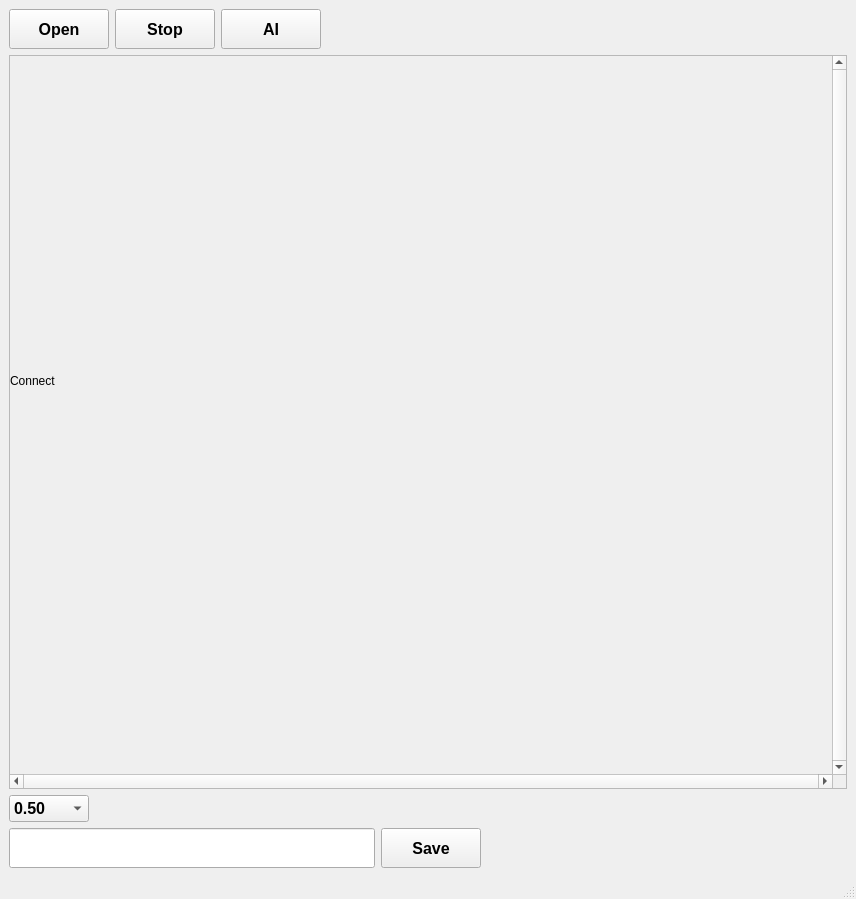
<?xml version="1.0" encoding="UTF-8"?>
<ui version="4.0">
 <class>MainWindow</class>
 <widget class="QMainWindow" name="MainWindow">
  <property name="geometry">
   <rect>
    <x>0</x>
    <y>0</y>
    <width>856</width>
    <height>899</height>
   </rect>
  </property>
  <property name="windowTitle">
   <string>PR Open Measure</string>
  </property>
  <widget class="QWidget" name="centralwidget">
   <layout class="QVBoxLayout" name="verticalLayout_2">
    <item>
     <layout class="QVBoxLayout" name="mainBox">
      <property name="bottomMargin">
       <number>0</number>
      </property>
      <item>
       <layout class="QHBoxLayout" name="topBox">
        <item>
         <widget class="QPushButton" name="btnCamOpen">
          <property name="minimumSize">
           <size>
            <width>100</width>
            <height>40</height>
           </size>
          </property>
          <property name="font">
           <font>
            <family>Arial</family>
            <pointsize>12</pointsize>
            <weight>75</weight>
            <bold>true</bold>
           </font>
          </property>
          <property name="text">
           <string>Open</string>
          </property>
         </widget>
        </item>
        <item>
         <widget class="QPushButton" name="btnCamStop">
          <property name="minimumSize">
           <size>
            <width>100</width>
            <height>40</height>
           </size>
          </property>
          <property name="font">
           <font>
            <family>Arial</family>
            <pointsize>12</pointsize>
            <weight>75</weight>
            <bold>true</bold>
           </font>
          </property>
          <property name="text">
           <string>Stop</string>
          </property>
         </widget>
        </item>
        <item>
         <widget class="QPushButton" name="btnCamAI">
          <property name="minimumSize">
           <size>
            <width>100</width>
            <height>40</height>
           </size>
          </property>
          <property name="font">
           <font>
            <family>Arial</family>
            <pointsize>12</pointsize>
            <weight>75</weight>
            <bold>true</bold>
           </font>
          </property>
          <property name="text">
           <string>AI</string>
          </property>
         </widget>
        </item>
        <item>
         <spacer name="spa1">
          <property name="orientation">
           <enum>Qt::Horizontal</enum>
          </property>
          <property name="sizeHint" stdset="0">
           <size>
            <width>40</width>
            <height>20</height>
           </size>
          </property>
         </spacer>
        </item>
       </layout>
      </item>
      <item>
       <layout class="QHBoxLayout" name="midBox">
        <item>
         <widget class="QScrollArea" name="view">
          <property name="minimumSize">
           <size>
            <width>670</width>
            <height>670</height>
           </size>
          </property>
          <property name="verticalScrollBarPolicy">
           <enum>Qt::ScrollBarAlwaysOn</enum>
          </property>
          <property name="horizontalScrollBarPolicy">
           <enum>Qt::ScrollBarAlwaysOn</enum>
          </property>
          <property name="widgetResizable">
           <bool>true</bool>
          </property>
          <widget class="QWidget" name="viewForm">
           <property name="geometry">
            <rect>
             <x>0</x>
             <y>0</y>
             <width>815</width>
             <height>708</height>
            </rect>
           </property>
           <widget class="QLabel" name="viewData">
            <property name="geometry">
             <rect>
              <x>0</x>
              <y>0</y>
              <width>650</width>
              <height>650</height>
             </rect>
            </property>
            <property name="minimumSize">
             <size>
              <width>650</width>
              <height>650</height>
             </size>
            </property>
            <property name="mouseTracking">
             <bool>true</bool>
            </property>
            <property name="text">
             <string>Connect</string>
            </property>
           </widget>
          </widget>
         </widget>
        </item>
       </layout>
      </item>
      <item>
       <layout class="QHBoxLayout" name="bottomBox">
        <item>
         <widget class="QComboBox" name="cbViewROI">
          <property name="minimumSize">
           <size>
            <width>80</width>
            <height>26</height>
           </size>
          </property>
          <property name="font">
           <font>
            <family>Arial</family>
            <pointsize>12</pointsize>
            <weight>75</weight>
            <bold>true</bold>
           </font>
          </property>
          <item>
           <property name="text">
            <string>0.50</string>
           </property>
          </item>
          <item>
           <property name="text">
            <string>0.75</string>
           </property>
          </item>
          <item>
           <property name="text">
            <string>1.00</string>
           </property>
          </item>
          <item>
           <property name="text">
            <string>1.25</string>
           </property>
          </item>
          <item>
           <property name="text">
            <string>1.50</string>
           </property>
          </item>
         </widget>
        </item>
        <item>
         <spacer name="spa2">
          <property name="orientation">
           <enum>Qt::Horizontal</enum>
          </property>
          <property name="sizeHint" stdset="0">
           <size>
            <width>40</width>
            <height>20</height>
           </size>
          </property>
         </spacer>
        </item>
       </layout>
      </item>
      <item>
       <layout class="QHBoxLayout" name="operationArea">
        <item>
         <widget class="QLineEdit" name="txtLot">
          <property name="minimumSize">
           <size>
            <width>100</width>
            <height>40</height>
           </size>
          </property>
          <property name="font">
           <font>
            <family>Arial</family>
            <pointsize>12</pointsize>
            <weight>75</weight>
            <bold>true</bold>
           </font>
          </property>
         </widget>
        </item>
        <item>
         <widget class="QPushButton" name="btnSave">
          <property name="minimumSize">
           <size>
            <width>100</width>
            <height>40</height>
           </size>
          </property>
          <property name="font">
           <font>
            <family>Arial</family>
            <pointsize>12</pointsize>
            <weight>75</weight>
            <bold>true</bold>
           </font>
          </property>
          <property name="text">
           <string>Save</string>
          </property>
         </widget>
        </item>
        <item>
         <spacer name="spa3">
          <property name="orientation">
           <enum>Qt::Horizontal</enum>
          </property>
          <property name="sizeHint" stdset="0">
           <size>
            <width>40</width>
            <height>20</height>
           </size>
          </property>
         </spacer>
        </item>
       </layout>
      </item>
     </layout>
    </item>
   </layout>
  </widget>
  <widget class="QStatusBar" name="statusbar"/>
 </widget>
 <resources/>
 <connections/>
</ui>
